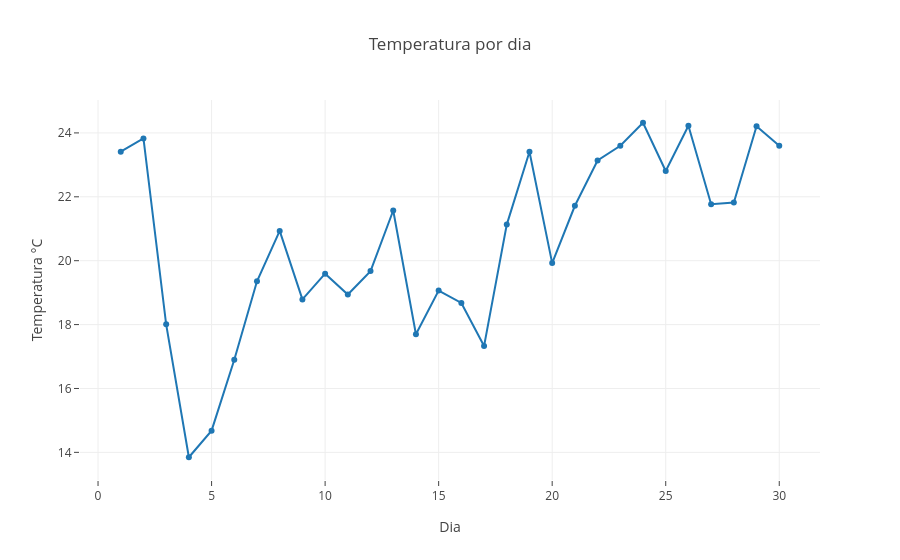

Notebook source saved alongside this figure:
### Markdown cell above
## Gráfico da temperatura média por dia no mês de setembro

### Code cell
trace1 = go.Scatter(
                    x = temp['dia'],
                    y = temp['temperatura_ar_vmedio'],
                    mode = 'lines+markers')


data = [trace1]
layout = dict(title = 'Temperatura por dia',
              xaxis= dict(title= 'Dia',zeroline= False,
                         ticks='outside'),
              yaxis = dict(title= 'Temperatura °C',
                            ticks='outside'
                          )
             )
fig = dict(data = data, layout = layout)
iplot(fig)

### Figure 1 — Plotly figure (JSON) as saved in the notebook; plotly's stock layout.template omitted (floating-point values rounded to 4 significant figures)
{"data": [{"mode": "lines+markers", "type": "scatter", "uid": "2d866b30-f1e7-11e8-8cd0-14dda982e0f7", "x": [1, 2, 3, 4, 5, 6, 7, 8, 9, 10, 11, 12, 13, 14, 15, 16, 17, 18, 19, 20, 21, 22, 23, 24, 25, 26, 27, 28, 29, 30], "y": [23.41, 23.83, 18.01, 13.85, 14.68, 16.9, 19.35, 20.93, 18.79, 19.59, 18.94, 19.67, 21.57, 17.7, 19.07, 18.68, 17.33, 21.13, 23.41, 19.92, 21.72, 23.14, 23.6, 24.32, 22.81, 24.22, 21.76, 21.82, 24.21, 23.6]}], "layout": {"title": "Temperatura por dia", "xaxis": {"ticks": "outside", "title": "Dia", "zeroline": false}, "yaxis": {"ticks": "outside", "title": "Temperatura °C"}}}
